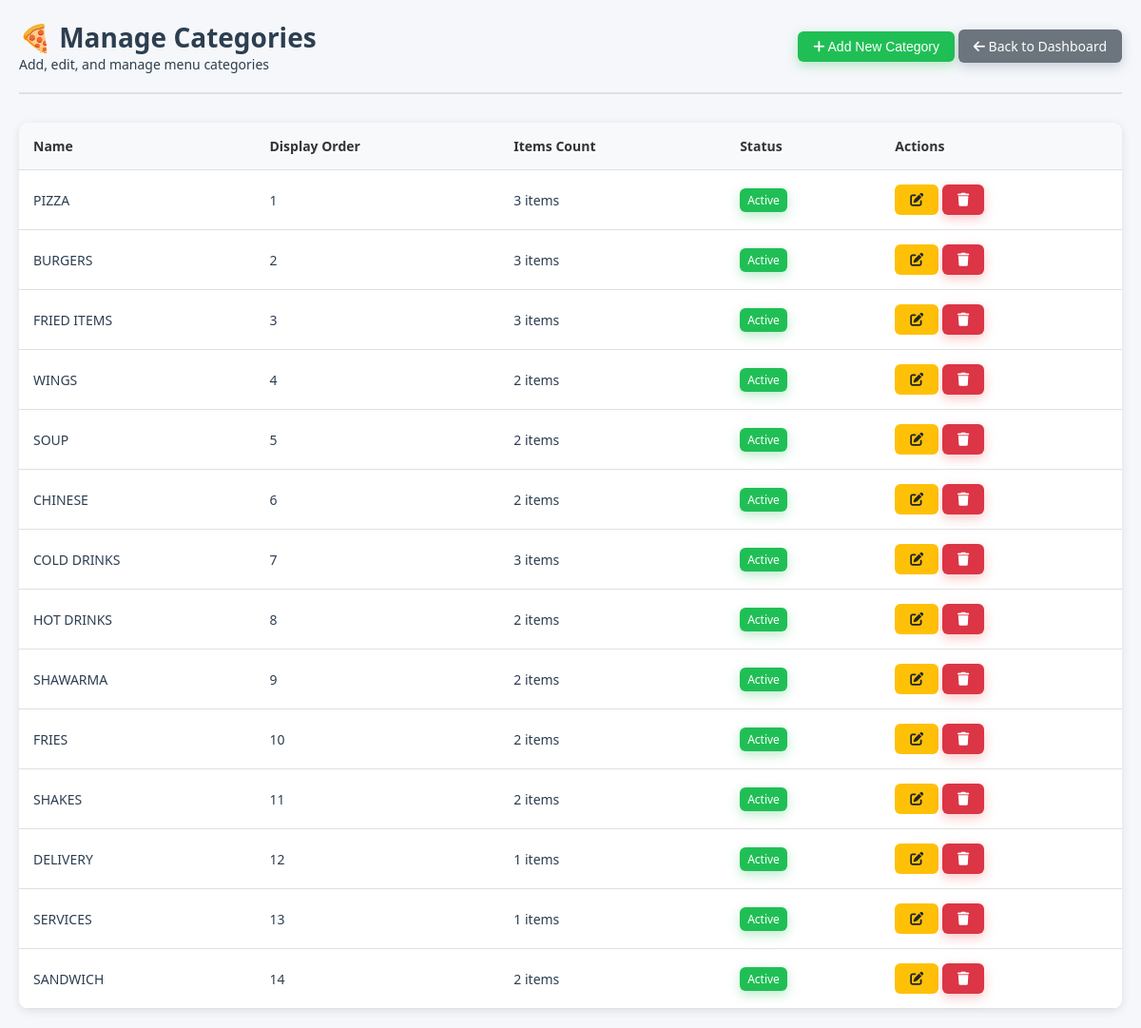
/admin/manage_categories.php (signed in), run on the app's committed database.
### tables this page shows
CREATE TABLE categories (
    id INT PRIMARY KEY AUTO_INCREMENT,
    name VARCHAR(100) NOT NULL,
    icon VARCHAR(100) DEFAULT 'default-icon.png',
    image VARCHAR(255) DEFAULT 'default-category.jpg',
    display_order INT DEFAULT 0,
    is_active BOOLEAN DEFAULT TRUE,
    created_at TIMESTAMP DEFAULT CURRENT_TIMESTAMP
);

### admin/manage_categories.php (the view, shortened to what this page needs)
<?php
require_once '../config/database.php';
$query = "SELECT c.*, COUNT(i.id) as item_count
          FROM categories c
          LEFT JOIN items i ON c.id = i.category_id
          GROUP BY c.id
          ORDER BY c.display_order, c.name";
$stmt = $db->prepare($query);
$stmt->execute();
$categories = $stmt->fetchAll();
?>
<!DOCTYPE html>
<html lang="en">
<head>
    <link rel="stylesheet" href="../assets/css/style.css">
    <link rel="stylesheet" href="https://cdnjs.cloudflare.com/ajax/libs/font-awesome/6.0.0/css/all.min.css">
</head>
<body>
    <div class="admin-container">
        <div class="admin-header">
            <div>
                <h1>🍕 Manage Categories</h1>
                <p>Add, edit, and manage menu categories</p>
            </div>
            <div>
                <button class="btn-admin btn-primary" onclick="showAddModal()">
                    <i class="fas fa-plus"></i> Add New Category
                </button>
                <a href="index.php" class="btn-admin btn-secondary">
                    <i class="fas fa-arrow-left"></i> Back to Dashboard
                </a>
            </div>
        </div>
        <table class="categories-table">
            <thead>
                <tr>
                    <th>Name</th>
                    <th>Display Order</th>
                    <th>Items Count</th>
                    <th>Status</th>
                    <th>Actions</th>
                </tr>
            </thead>
            <tbody>
                <?php foreach ($categories as $category): ?>
                <tr>
                    <td><?php echo htmlspecialchars($category['name']); ?></td>
                    <td><?php echo $category['display_order']; ?></td>
                    <td><?php echo $category['item_count']; ?> items</td>
                    <td>
                        <span class="btn-admin <?php echo $category['is_active'] ? 'btn-primary' : 'btn-secondary'; ?>" style="padding: 4px 8px; font-size: 12px;">
                            <?php echo $category['is_active'] ? 'Active' : 'Inactive'; ?>
                        </span>
                    </td>
                    <td>
                        <button class="btn-admin btn-warning" onclick="showEditModal(<?php echo $category['id']; ?>, '<?php echo addslashes($category['name']); ?>', <?php echo $category['display_order']; ?>)">
                            <i class="fas fa-edit"></i>
                        </button>
                        <button class="btn-admin btn-danger" onclick="deleteCategory(<?php echo $category['id']; ?>, '<?php echo addslashes($category['name']); ?>', <?php echo $category['item_count']; ?>)">
                            <i class="fas fa-trash"></i>
                        </button>
                    </td>
                </tr>
                <?php endforeach; ?>
            </tbody>
        </table>
    </div>
</body>
</html>

### assets/css/style.css (style rules this page uses)
* { margin: 0; padding: 0; box-sizing: border-box; }
body { font-family: 'Segoe UI', Tahoma, Geneva, Verdana, sans-serif; background: #f5f7fa; color: #2c3e50; overflow: hidden; height: 100vh; font-size: 14px; }
.btn-primary { background: linear-gradient(135deg, #20bf55 0%, #1a9f47 100%); color: white; box-shadow: 0 4px 12px rgba(32, 191, 85, 0.3); }
.btn-secondary { background: #64748b; color: white; box-shadow: 0 4px 12px rgba(100, 116, 139, 0.3); }
.btn-danger { background: #ef4444; color: white; box-shadow: 0 4px 12px rgba(239, 68, 68, 0.3); }

### admin/manage_categories.php (style rules this page uses)
body { overflow: auto !important; height: auto !important; min-height: 100vh; }
.admin-container { max-width: 1200px; margin: 0 auto; padding: 20px; }
.admin-header { display: flex; justify-content: space-between; align-items: center; margin-bottom: 30px; padding-bottom: 20px; border-bottom: 2px solid #e0e0e0; }
.categories-table { width: 100%; border-collapse: collapse; background: white; border-radius: 10px; overflow: hidden; box-shadow: 0 2px 10px rgba(0,0,0,0.1); }
.categories-table th, .categories-table td { padding: 15px; text-align: left; border-bottom: 1px solid #e0e0e0; }
.categories-table th { background: #f8f9fa; font-weight: 600; color: #333; }
.btn-admin { padding: 8px 16px; border: none; border-radius: 6px; cursor: pointer; font-weight: 500; text-decoration: none; display: inline-block; text-align: center; font-size: 14px; }
.btn-primary { background: #20bf55; color: white; }
.btn-secondary { background: #6c757d; color: white; }
.btn-danger { background: #dc3545; color: white; }
.btn-warning { background: #ffc107; color: #212529; }

### data on the page
categories: name "PIZZA", display_order "1", item_count "3", is_active "Active"
categories: name "BURGERS", display_order "2", item_count "3", is_active "Active"
categories: name "FRIED ITEMS", display_order "3", item_count "3", is_active "Active"
categories: name "WINGS", display_order "4", item_count "2", is_active "Active"
categories: name "SOUP", display_order "5", item_count "2", is_active "Active"
categories: name "CHINESE", display_order "6", item_count "2", is_active "Active"
categories: name "COLD DRINKS", display_order "7", item_count "3", is_active "Active"
categories: name "HOT DRINKS", display_order "8", item_count "2", is_active "Active"
categories: name "SHAWARMA", display_order "9", item_count "2", is_active "Active"
categories: name "FRIES", display_order "10", item_count "2", is_active "Active"
categories: name "SHAKES", display_order "11", item_count "2", is_active "Active"
categories: name "DELIVERY", display_order "12", item_count "1", is_active "Active"
categories: name "SERVICES", display_order "13", item_count "1", is_active "Active"
categories: name "SANDWICH", display_order "14", item_count "2", is_active "Active"
